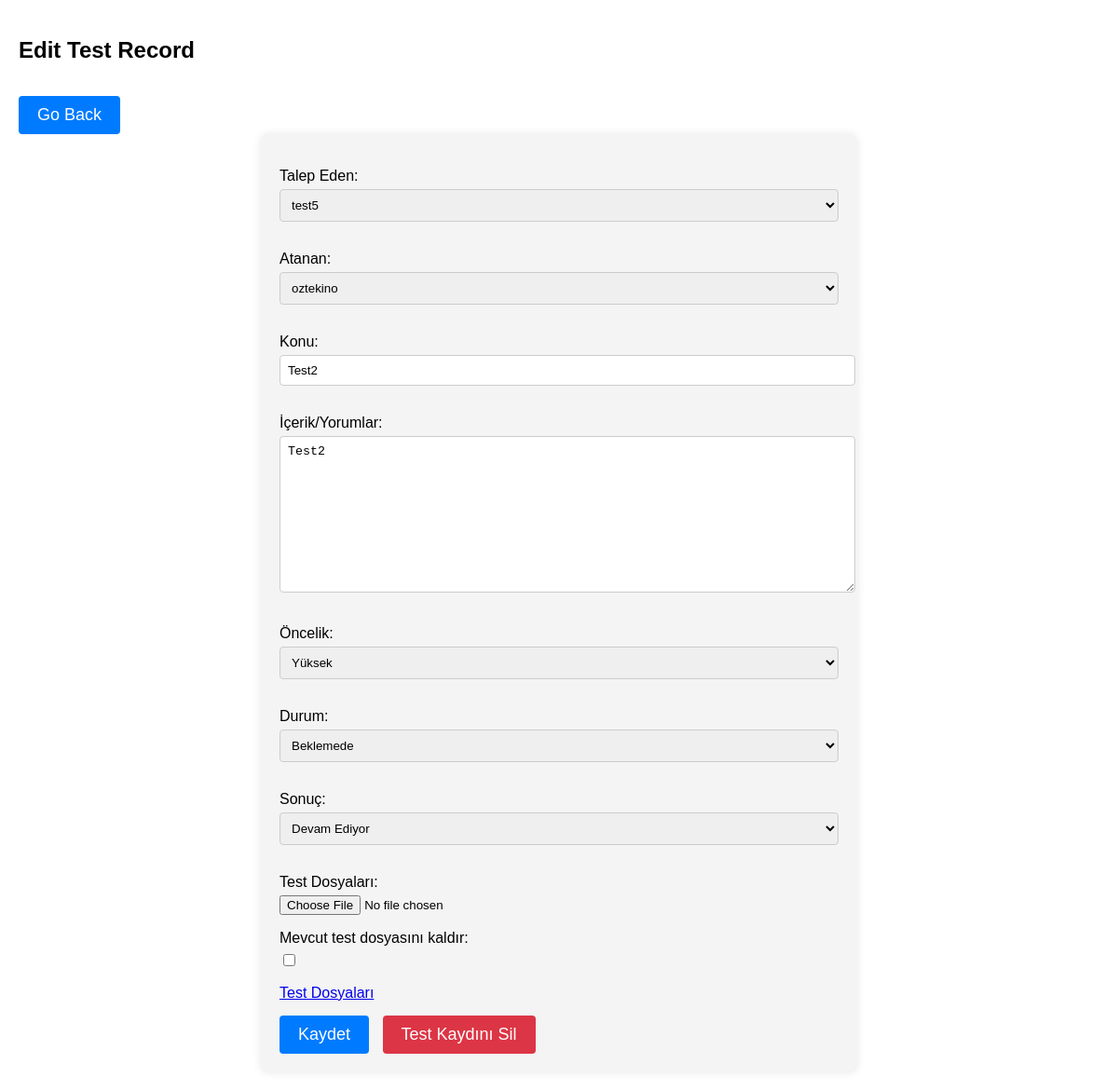
Page /UserAuth/E_Lab/edit/2/ (signed in) on the committed database.
### Tasks/models.py (models this page shows, shortened)
class E_lab(models.Model):
    Requester = models.ForeignKey("auth.User",on_delete = models.PROTECT,default = 1,verbose_name='Talep Eden',related_name='e_lab_Requester')
    Requested_to = models.ForeignKey("auth.User",verbose_name='Atanan',related_name='e_lab_Requested_to',on_delete = models.PROTECT,default=1)
    Date = models.DateTimeField(auto_now_add=True,verbose_name="Tarih")
    Last_Update = models.DateTimeField(auto_now=True,verbose_name="Son Güncelleme")
    Topic = models.CharField(max_length=100, verbose_name="Konu")
    Content = models.TextField(verbose_name="İçerik/Yorumlar")
    Status_Choices = [("Tamamlanmadı","Tamamlanmadı"),("Devam Ediyor","Devam Ediyor"),("Tamamlandı","Tamamlandı"),("Beklemede","Beklemede"),("İptal Edildi","İptal Edildi")]
    Priority_Choices = [("Yüksek","Yüksek"),("Normal","Normal"),("Düşük","Düşük")]
    Result_Choices = [("Geçti","Geçti"),("Başarısız","Başarısız"),("Devam Ediyor","Devam Ediyor")]
    Priority = models.CharField(max_length=100, verbose_name="Öncelik",choices=Priority_Choices,default="Normal")
    Status = models.CharField(max_length=100, verbose_name="Durum",choices=Status_Choices,default="Tamamlanmadı")
    Result = models.CharField(max_length=100, verbose_name="Sonuç",choices=Result_Choices,default="Devam Ediyor")
    Test_Files = models.FileField(upload_to=e_lab_upload_to, verbose_name="Test Dosyaları", null=True, blank=True)

### UserAuth/views.py (the view)
# urls.py: path('E_Lab/edit/<int:id>/', views.edit_Test, name='edit_Test'),
@login_required(login_url='UserAuth:login')
def edit_Test(request, id):
    Test_datas = get_object_or_404(E_lab, id=id)
    if not (request.user.is_superuser or request.user == Test_datas.Requester or request.user == Test_datas.Requested_to):
        form = E_labAdminForm(instance=Test_datas)
        return render(request, 'view_Test.html', {'form': form})
    if request.method == 'POST':
        form = E_labAdminForm(request.POST, request.FILES, instance=Test_datas)
        if form.is_valid():
            form.save()
            return redirect('UserAuth:view_e_lab')
    else:
        form = E_labAdminForm(instance=Test_datas)
    return render(request, 'edit_Test.html', {'form': form, 'editable': True})

### Tasks/forms.py (shortened to what this page needs)
class E_labAdminForm(forms.ModelForm):
    remove_Test_Files = forms.BooleanField(required=False, label='Mevcut test dosyasını kaldır')
    class Meta :
        model = E_lab
        widgets = {
            'Test_Files': forms.FileInput(),
        }
        fields = '__all__'
    def __init__(self, *args, **kwargs):
        super(E_labAdminForm, self).__init__(*args, **kwargs)
        if self.instance and self.instance.pk:
            if self.instance.Test_Files:
                self.download_url = reverse('UserAuth:download_Test_File', args=[self.instance.pk])

### templates/edit_Test.html (shortened to what this page needs)
<!DOCTYPE html>
<html lang="en">
<head>
</head>
<body>
<h2>Edit Test Record</h2>
<button type="button" onclick="window.history.back();">Go Back</button>
<form method="post" enctype="multipart/form-data">
    {{ form.as_p }}
    {% if form.instance.pk and form.instance.Test_Files %}
    <div>
        <a href="{{ form.download_url }}">Test Dosyaları</a>
    </div>
{% endif %}
    <button type="submit">Kaydet</button>
    <button type="reset" onclick="deleteRequest()">Test Kaydını Sil</button>
</form>
</body>
</html>

### rows in the picture
E_lab: Requester "test5", Requested_to "oztekino", Topic "Test2", Content "Test2", Priority "Yüksek", Status "Beklemede", Result "Devam Ediyor"
